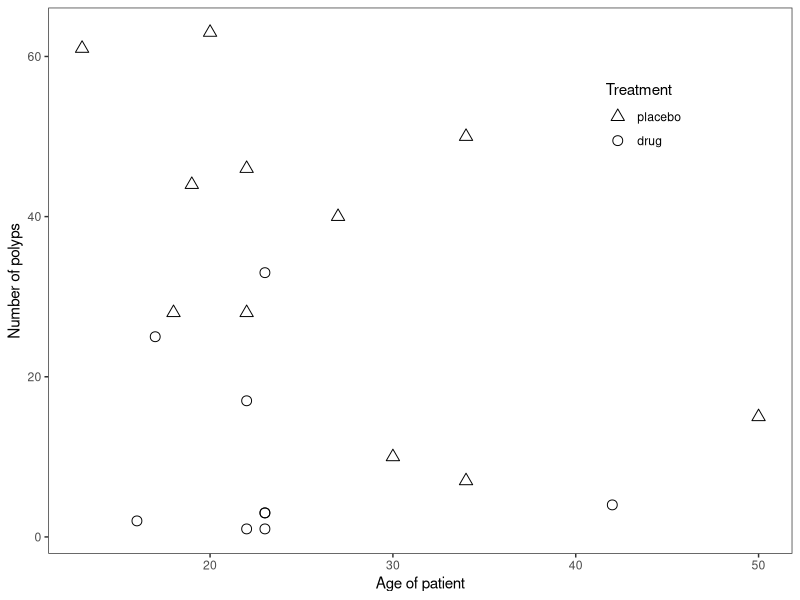

Generate this figure with R:
## ---- chunk 1
knitr::opts_chunk$set(echo = TRUE)
## ---- chunk 2
POLYPS <- read.table("data/polyps.txt", header = TRUE, sep = '\t')

# to make sure that the factor is coded as it should be:
POLYPS <- within(POLYPS,
      Treatment <- factor(Treatment, levels = c("placebo", "drug"))
)
str(POLYPS)
# list the whole (small) data:
POLYPS
## ---- chunk 3
require(ggplot2)

p1 <- ggplot(POLYPS, aes(x = Age, y = Number, shape = Treatment))
p2 <- p1 + geom_point(size = 3) + scale_shape_manual(values = c(2,1))
p3 <- p2 + theme_bw() + theme(panel.grid.major = element_blank(),
                              panel.grid.minor = element_blank())
p4 <- p3 + theme(legend.position = c(0.8, 0.8))
p5 <- p4 + scale_y_continuous(name = "Number of polyps") +
           scale_x_continuous(name = "Age of patient")
p5
## ---- chunk 4
polyps_fit1 <- glm(Number ~ Treatment + Age, data = POLYPS,
                   family = poisson(link = "log"))
summary(polyps_fit1)
## ---- chunk 5
polyps_fit2 <- glm(Number ~ Treatment + Age, data = POLYPS,
                   family = quasipoisson(link = "log"))
summary(polyps_fit2)
